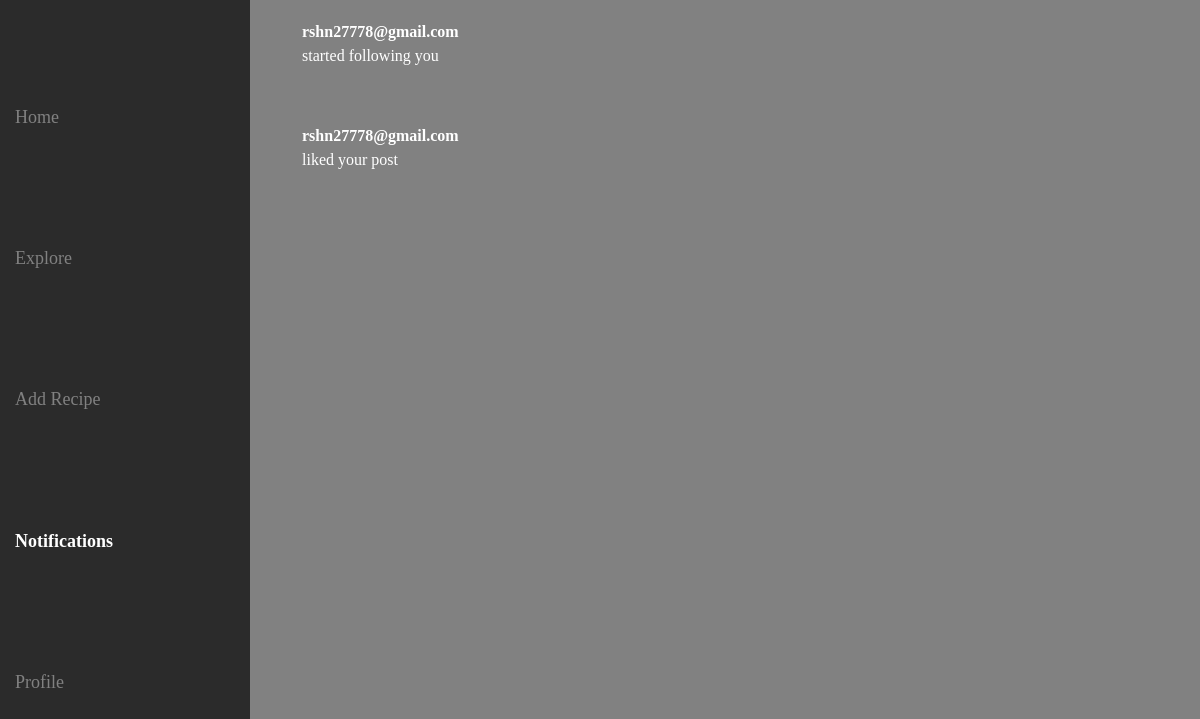
Before: /notifications (signed in) with the older database file.
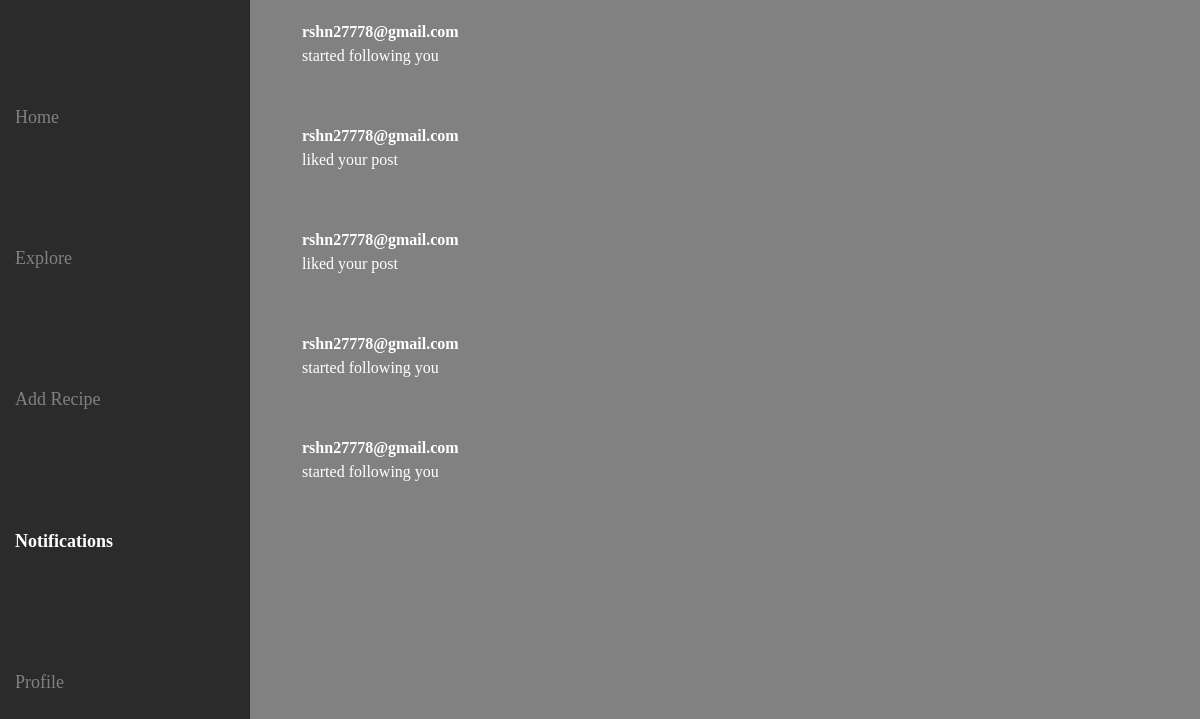
After: the same page with the newer database file.
### app/models.py (models this page shows, shortened)
class Notification(models.Model):
    user = models.ForeignKey(User, on_delete=models.CASCADE)
    message = models.TextField()
    read = models.BooleanField(default=False)

### app/views.py (the view)
# urls.py: path('notifications',views.notifications_view),
def notifications_view(req):
    user=User.objects.get(username=req.session['user'])
    notifications = Notification.objects.filter(user=user)
    notifications.filter(read=False).update(read=True)
    return render(req, 'notifications.html', {'notifications': notifications})

### templates/notifications.html (shortened to what this page needs)
<!DOCTYPE html>
<html lang="en">
<head>
    {% load static %}
    <link rel="stylesheet" href="https://cdnjs.cloudflare.com/ajax/libs/font-awesome/6.7.2/css/all.min.css"
 />
    <link href="https://cdn.jsdelivr.net/npm/bootstrap@5.3.3/dist/css/bootstrap.min.css" rel="stylesheet">
    <link rel="stylesheet" href="{% static 'css/style.css' %}">
</head>
<body>
    <div id="sidebar" class="sidebar">
        <a href="userHome"><span>Home</span></a>
        <a href="explore"><span>Explore</span></a>
        <a href="addRecipe"><span>Add Recipe</span></a>
        <div class="notification">
            <a href="notifications" class="active"><span>Notifications</span></a>
        </div>
        <a href="profile"><span>Profile</span></a>
    </div>
    <div class="notifications main">
            <ul>
                {% for notification in notifications %}
                <li>
                    {% if not notification.read %}
                    <a href="viewUser/{{notification.user.pk}}"><strong>{{ notification.user.username }}</strong></a>
                    <p>{{ notification.message}}</p>
                    {% else %}
                    <a href="viewUser/{{notification.user.pk}}" style="text-decoration: none; color: white;"><strong>{{ notification.user.username }}</strong></a>
                    <p>{{ notification.message}}</p>
                    {% endif %}
                </li>
                {% empty %}
                <p>No notifications</p>
                {% endfor %}
            </ul>
        </div>
</body>
</html>

Changed rows visible on the page:
added Notification: user.username "rshn27778@gmail.com", message "liked your post"
added Notification: user.username "rshn27778@gmail.com", message "started following you"
added Notification: user.username "rshn27778@gmail.com", message "started following you"
